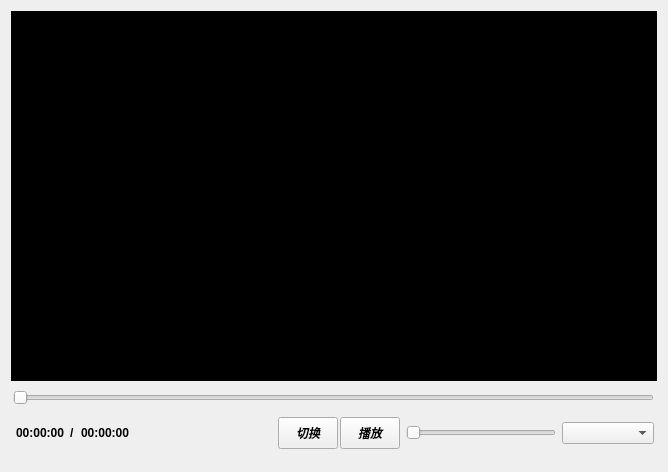
<?xml version="1.0" encoding="UTF-8"?>
<ui version="4.0">
 <class>Player</class>
 <widget class="QWidget" name="Player">
  <property name="geometry">
   <rect>
    <x>0</x>
    <y>0</y>
    <width>668</width>
    <height>472</height>
   </rect>
  </property>
  <property name="font">
   <font>
    <bold>true</bold>
   </font>
  </property>
  <property name="windowTitle">
   <string>Player</string>
  </property>
  <property name="windowOpacity">
   <double>1.000000000000000</double>
  </property>
  <layout class="QVBoxLayout" name="verticalLayout">
   <property name="spacing">
    <number>0</number>
   </property>
   <item>
    <widget class="QWidget" name="videoWidget" native="true">
     <property name="sizePolicy">
      <sizepolicy hsizetype="Preferred" vsizetype="Expanding">
       <horstretch>0</horstretch>
       <verstretch>0</verstretch>
      </sizepolicy>
     </property>
     <property name="styleSheet">
      <string notr="true">background-color: rgb(0, 0, 0);</string>
     </property>
    </widget>
   </item>
   <item>
    <widget class="QWidget" name="widget_2" native="true">
     <property name="minimumSize">
      <size>
       <width>0</width>
       <height>80</height>
      </size>
     </property>
     <property name="styleSheet">
      <string notr="true"/>
     </property>
     <widget class="QWidget" name="layoutWidget">
      <property name="geometry">
       <rect>
        <x>2</x>
        <y>3</y>
        <width>641</width>
        <height>71</height>
       </rect>
      </property>
      <layout class="QGridLayout" name="gridLayout">
       <item row="0" column="0">
        <widget class="QSlider" name="progressSlider">
         <property name="maximum">
          <number>999</number>
         </property>
         <property name="orientation">
          <enum>Qt::Horizontal</enum>
         </property>
        </widget>
       </item>
       <item row="1" column="0">
        <layout class="QHBoxLayout" name="horizontalLayout_4">
         <item>
          <layout class="QHBoxLayout" name="horizontalLayout_3" stretch="0,0,0">
           <property name="sizeConstraint">
            <enum>QLayout::SetFixedSize</enum>
           </property>
           <item>
            <layout class="QHBoxLayout" name="horizontalLayout">
             <property name="leftMargin">
              <number>3</number>
             </property>
             <property name="rightMargin">
              <number>3</number>
             </property>
             <item>
              <widget class="QLabel" name="pastTimeLab">
               <property name="text">
                <string>00:00:00</string>
               </property>
              </widget>
             </item>
             <item>
              <widget class="QLabel" name="label_3">
               <property name="text">
                <string>/</string>
               </property>
              </widget>
             </item>
             <item>
              <widget class="QLabel" name="totalTimeLab">
               <property name="text">
                <string>00:00:00</string>
               </property>
              </widget>
             </item>
            </layout>
           </item>
           <item>
            <spacer name="horizontalSpacer">
             <property name="orientation">
              <enum>Qt::Horizontal</enum>
             </property>
             <property name="sizeType">
              <enum>QSizePolicy::Expanding</enum>
             </property>
             <property name="sizeHint" stdset="0">
              <size>
               <width>100</width>
               <height>20</height>
              </size>
             </property>
            </spacer>
           </item>
           <item>
            <layout class="QHBoxLayout" name="horizontalLayout_2">
             <property name="spacing">
              <number>2</number>
             </property>
             <item>
              <widget class="QPushButton" name="changeBtn">
               <property name="minimumSize">
                <size>
                 <width>60</width>
                 <height>32</height>
                </size>
               </property>
               <property name="maximumSize">
                <size>
                 <width>60</width>
                 <height>32</height>
                </size>
               </property>
               <property name="font">
                <font>
                 <italic>true</italic>
                 <bold>true</bold>
                </font>
               </property>
               <property name="styleSheet">
                <string notr="true"/>
               </property>
               <property name="text">
                <string>切换</string>
               </property>
              </widget>
             </item>
             <item>
              <widget class="QPushButton" name="playBtn">
               <property name="minimumSize">
                <size>
                 <width>60</width>
                 <height>32</height>
                </size>
               </property>
               <property name="maximumSize">
                <size>
                 <width>60</width>
                 <height>32</height>
                </size>
               </property>
               <property name="font">
                <font>
                 <italic>true</italic>
                 <bold>true</bold>
                </font>
               </property>
               <property name="cursor">
                <cursorShape>PointingHandCursor</cursorShape>
               </property>
               <property name="text">
                <string>播放</string>
               </property>
              </widget>
             </item>
            </layout>
           </item>
          </layout>
         </item>
         <item>
          <widget class="QSlider" name="volumeSlider">
           <property name="maximumSize">
            <size>
             <width>150</width>
             <height>16777215</height>
            </size>
           </property>
           <property name="orientation">
            <enum>Qt::Horizontal</enum>
           </property>
          </widget>
         </item>
         <item>
          <widget class="QComboBox" name="playSpeedCmb">
           <property name="minimumSize">
            <size>
             <width>92</width>
             <height>0</height>
            </size>
           </property>
           <property name="maximumSize">
            <size>
             <width>92</width>
             <height>16777215</height>
            </size>
           </property>
          </widget>
         </item>
        </layout>
       </item>
      </layout>
     </widget>
    </widget>
   </item>
  </layout>
 </widget>
 <resources/>
 <connections/>
</ui>
